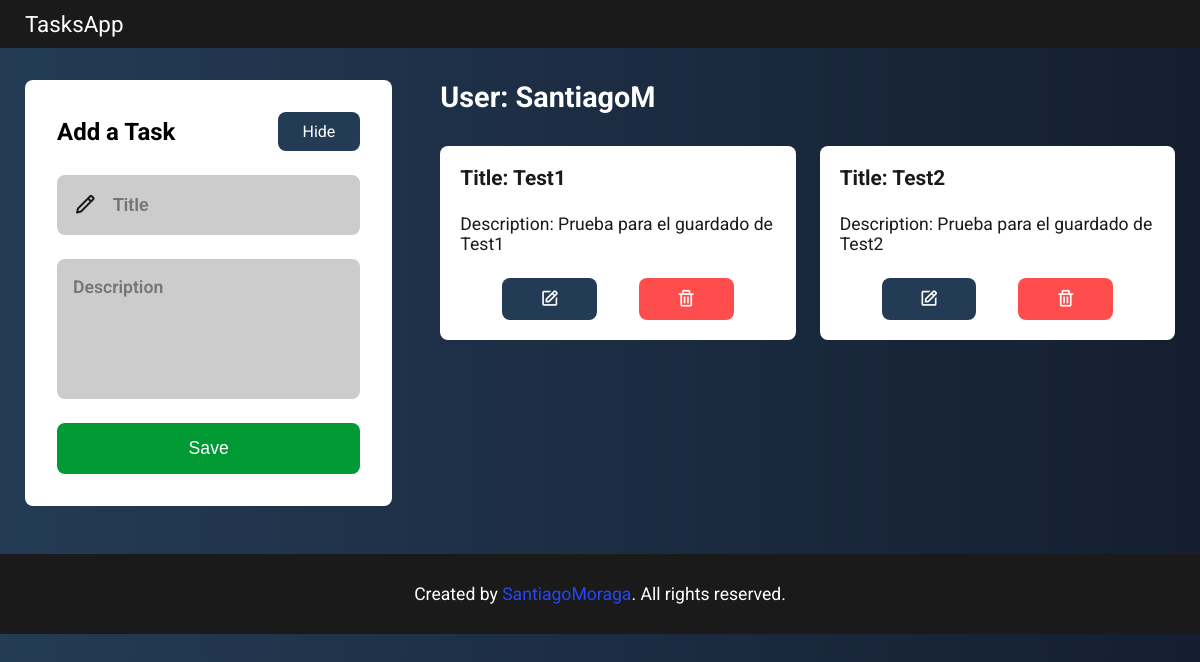
The page /tasks (signed in) on the database as committed earlier.
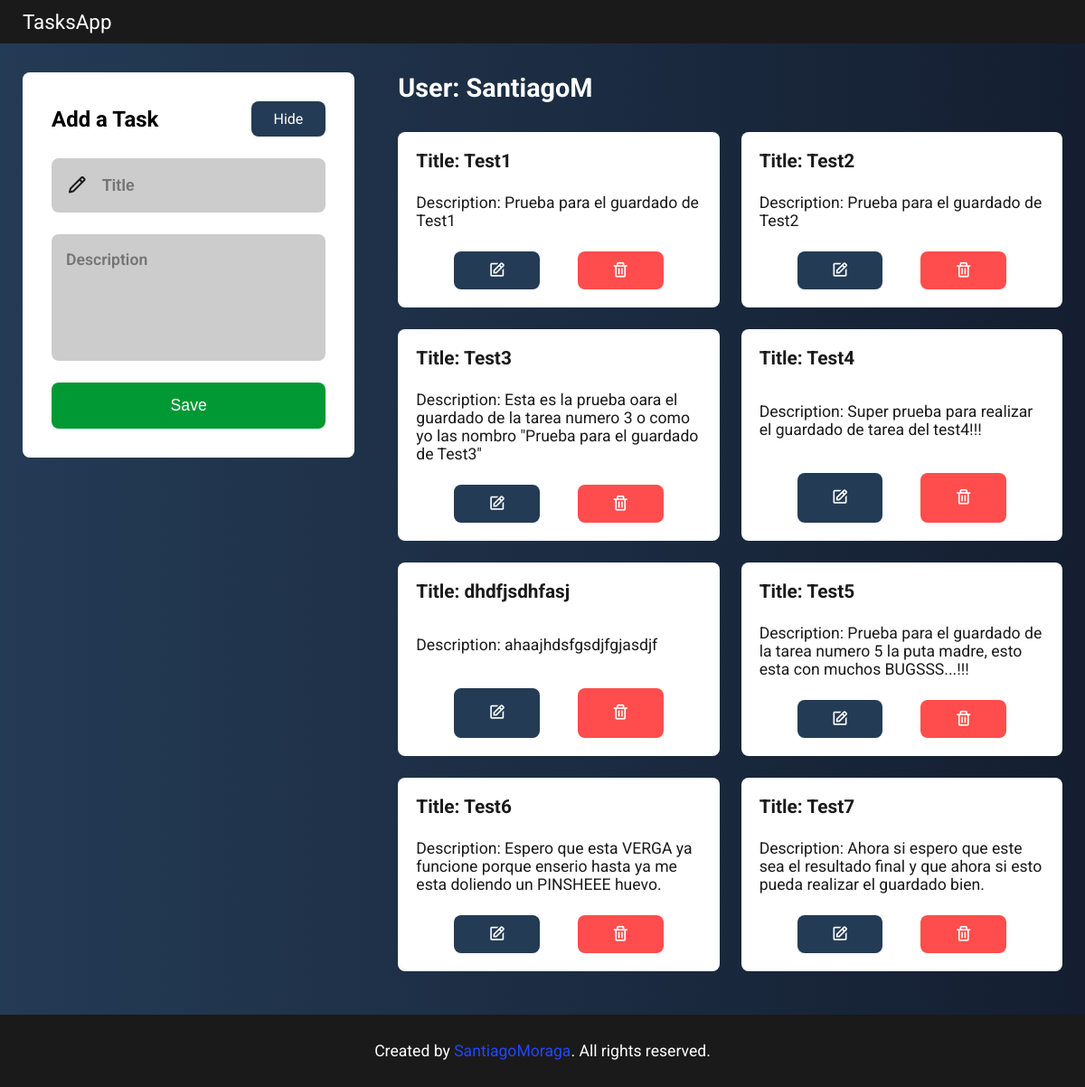
The same page on the database as committed later.
### flaskr/models.py (models this page shows, shortened)
class Users(db.Model):
    __tablename__ = "users"
    id = db.Column(db.Integer, primary_key=True)
    username = db.Column(db.String(30), unique=True, nullable=False)
    password_hash = db.Column(db.String(120), nullable=False)
    tasks = db.relationship("Tasks", backref="author", lazy="dynamic")

class Tasks(db.Model):
    __tablename__ = "tasks"
    id = db.Column(db.Integer, primary_key=True)
    title = db.Column(db.String(60), nullable=False)
    description = db.Column(db.String(160), nullable=False)
    timestamp = db.Column(db.DateTime, index=True, default=datetime.utcnow)
    user_id = db.Column(db.Integer, db.ForeignKey("users.id"))

### flaskr/routes.py (the view)
@app.route("/tasks", methods=["GET"])
@login_required
def tasks():
    if request.method == "GET":
        user_id = session["user_id"]
        user = Users.query.get(user_id)
        username = user.username
        tasks = user.tasks.all()
        return render_template("routes/tasks.html", username=username, tasks=tasks)

### helpers.py (called while the page is built)
def login_required(f):
    @wraps(f)
    def decorated_function(*args, **kwargs):
        if session.get("user_id") is None:
            return redirect(url_for("signup"))
        return f(*args, **kwargs)
    return decorated_function

### flaskr/templates/routes/tasks.html (shortened to what this page needs)
{% extends "base.html" %}
{% block content %}
    <section class="tasks">
        <div class="tasks__container container">
            <div class="tasks__forms">
                <div class="tasks__forms-container">
                    <form method="POST" accept-charset="utf-8" class="tasks__form" id="tasksForm">
                        <div class="tasks__form-title">
                            <h1>Add a Task</h1>
                            <a id="hideBtn">Hide</a>
                        </div>
                        <div class="tasks__form-inputs hide-form">
                            <i class='bx bx-pencil tasks__form-icon'></i>
                            <input
                                type="text"
                                class="tasks__form-input"
                                placeholder="Title"
                                autocomplete="off"
                                name="title"
                            />
                        </div>
                        <div class="tasks__form-textarea hide-form">
                            <textarea name="description" placeholder="Description" cols="10" rows="5"></textarea>
                        </div>
                        <div class="tasks__form-btns hide-form">
                            <button class="tasks__form-btn" type="submit">
                                Save
                            </button>
                        </div>
                    </form>
                </div>
            </div>
            <div class="tasks__lists">
                <div class="tasks__lists-user">
                    <h1>User: {{ username }}</h1>
                </div>
                <div class="tasks__lists-list" id="addTasks">
                    {% for t in tasks %}
                        <div class="tasks__task">
                            <p class="tasks__task-title">
                                Title: {{ t.title }}
                            </p>
                            <p class="tasks__task-description">
                                Description: {{ t.description }}
                            </p>
                            <div class="tasks__task-btns">
                                <button class="tasks__task-btn">
                                    <i class='bx bx-edit tasks__task-icon'></i>
                                </button>
                                <button class="tasks__task-btn">
                                    <i class='bx bx-trash tasks__task-icon'></i>
                                </button>
                            </div>
                        </div>
                    {% endfor %}
                </div>
            </div>
        </div>
    </section>
{% endblock content %}

### flaskr/templates/base.html (shortened to what this page needs)
<!DOCTYPE html>
<html lang="en">
<head>
    <link href='https://unpkg.com/boxicons@2.1.1/css/boxicons.min.css' rel='stylesheet'>
    <link rel="stylesheet" href="{{ url_for('static', filename='css/style.css') }}" type="text/css">
</head>
<body>
    <header class="header">
        <nav class="nav container">
            <a href="{{ url_for('index') }}" class="nav__logo">TasksApp</a>
        </nav>
    </header>
    <main class="main">
        {% block content %} {% endblock %}
    </main>
    <footer class="footer">
        <div class="footer__container container">
            <div class="footer__autor">
                <p>Created by <span>SantiagoMoraga</span>. All rights reserved.</p>
            </div>
        </div>
    </footer>
</body>
</html>

### flaskr/static/css/style.css (style rules this page uses)
* { margin: 0; padding: 0; box-sizing: border-box; }
body { margin: 3rem 0 0 0; font-family: "Roboto", sans-serif; background: #141E30; background: -webkit-linear-gradient(to right, #243B55, #141E30); background: linear-gradient(to right, #243B55, #141E30); }
a { text-decoration: none; }
.container { margin-left: auto; margin-right: auto; max-width: 1150px; }
.header { background: #1a1a1a; width: 100%; position: fixed; top: 0; left: 0; }
.nav { display: flex; justify-content: space-between; align-items: center; height: 3rem; }
.nav__logo { color: #fff; font-size: 1.4rem; }
.main { margin-top: 5rem; }
.footer { margin-top: 3rem; height: 5rem; background: #1a1a1a; color: #fff; }
.footer__autor { text-align: center; }
.footer__autor p { padding: 30px 0; font-size: 1.1rem; }
.footer__autor span { cursor: pointer; color: #2447f8; animation: footer 4s infinite; }
.tasks__container { display: grid; grid-template-columns: 1fr 2fr; width: 100%; gap: 3rem; }
.tasks__form { background: #fff; display: grid; gap: 1.5rem; border-radius: 0.5rem; padding: 2rem 2rem; text-align: center; width: 100%; }
.tasks__form-title { display: flex; justify-content: space-between; align-items: center; }
.tasks__form-title h1 { font-size: 1.5rem; }
.tasks__form-title a { padding: 10px 25px; background: #243b55; border-radius: 0.5rem; border: none; outline: none; cursor: pointer; color: #fff; font-size: 1rem; }
.tasks__form-inputs { display: grid; grid-template-columns: max-content 1fr; column-gap: 1rem; background: #ccc; padding: 1.125rem 1rem; border-radius: 0.5rem; }
.tasks__form-icon { color: #1a1a1a; font-size: 1.5rem; }
.tasks__form-input { border: none; outline: none; background: #ccc; font-size: 1.1rem; font-weight: 600; width: 100%; }
.tasks__form-textarea { background: #ccc; padding: 1.125rem 1rem; border-radius: 0.5rem; width: 100%; }
.tasks__form-textarea textarea { width: 100%; resize: none; font-family: "Roboto", sans-serif; font-weight: 600; font-size: 1.1rem; background: #ccc; border: none; outline: none; }
.tasks__form-btn { width: 100%; padding: 15px 0; background: #009933; border-radius: 0.5rem; border: none; outline: none; color: #fff; font-size: 1.1rem; cursor: pointer; }
.tasks__lists-user h1 { font-size: 1.8rem; color: #fff; margin-bottom: 2rem; }
.tasks__lists-list { display: grid; grid-template-columns: repeat(2, 1fr); gap: 1.5rem; }
.tasks__task { background: #fff; color: #1a1a1a; padding: 20px; display: grid; gap: 1.5rem; border-radius: 0.5rem; width: 100%; }
.tasks__task-title { font-weight: 700; font-size: 1.3rem; }
.tasks__task-description { font-size: 1.1rem; }
.tasks__task-btns { display: flex; justify-content: space-evenly; }
.tasks__task-btn:nth-child(1) { padding: 10px 0; border-radius: 0.5rem; border: none; outline: none; background: #243b55; width: 30%; cursor: pointer; }
.tasks__task-btn:nth-child(2) { padding: 10px 0; border-radius: 0.5rem; border: none; outline: none; background: #ff4d4d; width: 30%; cursor: pointer; }
.tasks__task-icon { color: #fff; font-size: 1.25rem; }

Rows that differ between the two databases and show on the page:
added Tasks: title "Test3", description "Esta es la prueba oara el guardado de la tarea numero 3 o como yo las nombro \"Prueba para el guardado de Test3\""
added Tasks: title "Test4", description "Super prueba para realizar el guardado de tarea del test4!!!"
added Tasks: title "dhdfjsdhfasj", description "ahaajhdsfgsdjfgjasdjf"
added Tasks: title "Test5", description "Prueba para el guardado de la tarea numero 5 la puta madre, esto esta con muchos BUGSSS...!!!"
added Tasks: title "Test6", description "Espero que esta VERGA ya funcione porque enserio hasta ya me esta doliendo un PINSHEEE huevo."
added Tasks: title "Test7", description "Ahora si espero que este sea el resultado final y que ahora si esto pueda realizar el guardado bien."
